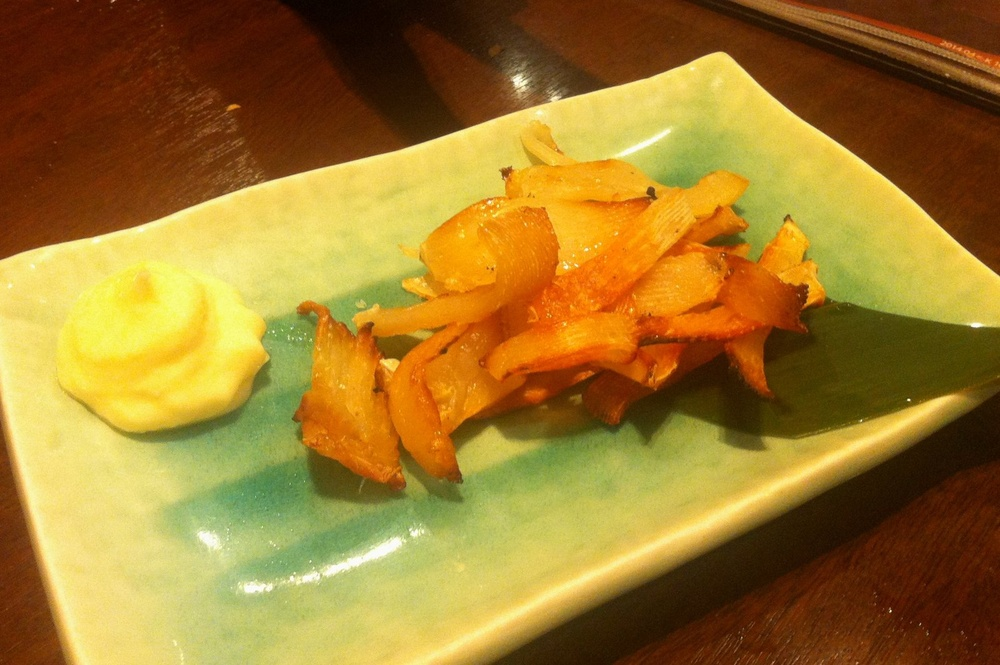
#> input picture data/eval_photos/venue_likert/photo_01.jpg, 1000 x 665 px, shrunk from 1600 x 1064 before the run
$ python -i attributes.py   (imports and definitions only)   (older library calls are emulated)
#> lines starting #> are read from the running program, lines starting #| are printed output that depends on the picture
#> further down, picture is the input picture: PIL image 1000x665 RGB; mean R, G, B 158.3, 122.2, 45.9
"""Measure brightness, contrast, saturation, and sharpness with OpenCV."""
from __future__ import annotations

import cv2
import numpy as np
from PIL import Image


def extract(image: Image.Image) -> dict[str, float]:
    """Return brightness/contrast/saturation/sharpness, each in [0, 1]."""
    rgb = np.array(image.convert("RGB"))
    bgr = cv2.cvtColor(rgb, cv2.COLOR_RGB2BGR)
    gray = cv2.cvtColor(bgr, cv2.COLOR_BGR2GRAY)
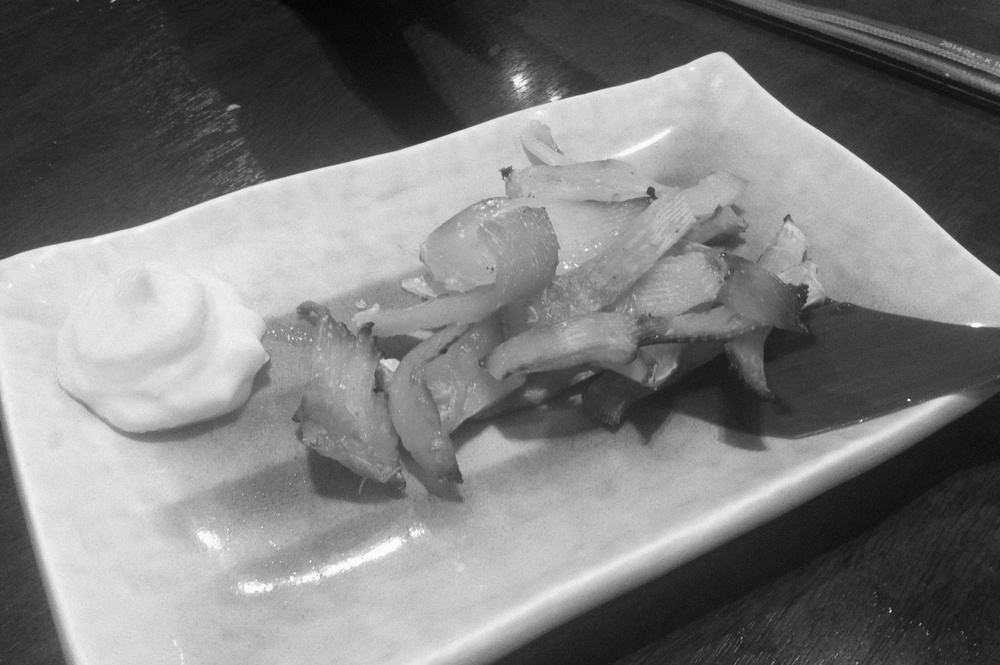
#> gray: shape (665, 1000); min 3, max 255, mean 124.3
    hsv = cv2.cvtColor(bgr, cv2.COLOR_BGR2HSV)
#> hsv: shape (665, 1000, 3); mean H, S, V 20.4, 196.2, 160.2

    brightness = float(np.mean(hsv[:, :, 2])) / 255.0
#> brightness = 0.628
    contrast = float(np.std(gray)) / 255.0
#> contrast = 0.279
    saturation = float(np.mean(hsv[:, :, 1])) / 255.0
#> saturation = 0.769
    # Laplacian variance is a standard blur-detection heuristic (higher =
    # sharper). Divide by a fixed constant to squash typical sharp-photo
    # values toward [0, 1]; extreme outliers are clipped, not left unbounded.
    laplacian_var = cv2.Laplacian(gray, cv2.CV_64F).var()
#> laplacian_var = 182
    sharpness = min(1.0, laplacian_var / 1000.0)
#> sharpness = 0.182

    return {
        "brightness": round(brightness, 4),
        "contrast": round(contrast, 4),
        "saturation": round(saturation, 4),
        "sharpness": round(sharpness, 4),
    }

>>> from PIL import Image
>>> picture = Image.open('../../../data/eval_photos/venue_likert/photo_01.jpg')
>>> result = extract(picture)
#> result = {'brightness': 0.628, 'contrast': 0.279, 'saturation': 0.769, 'sharpness': 0.182}

$ run again, on data/eval_photos/venue_likert/photo_02.jpg
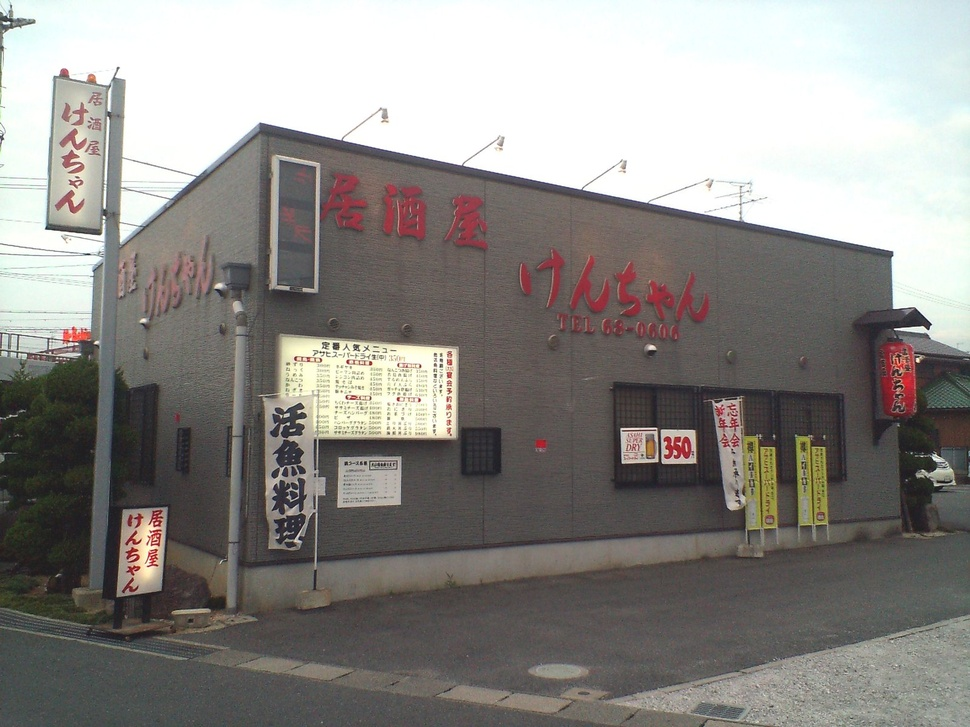
#> input picture data/eval_photos/venue_likert/photo_02.jpg, 970 x 727 px, shrunk from 1600 x 1200 before the run
#> picture is the input picture: PIL image 970x727 RGB; mean R, G, B 141.1, 138.2, 134.6
#> in extract, `gray = cv2.cvtColor(bgr, cv2.COLOR_BGR2GRAY)`:
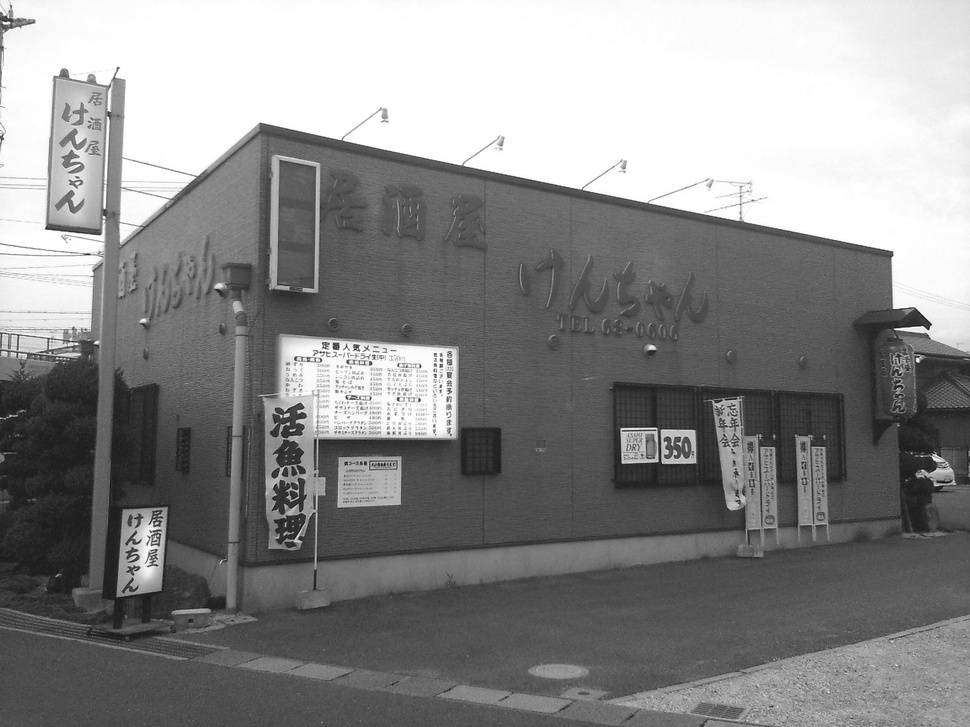
#> gray: shape (727, 970); min 15, max 255, mean 138.7
#> hsv: shape (727, 970, 3); mean H, S, V 47.2, 23.8, 143.4
#> brightness = 0.562
#> contrast = 0.304
#> saturation = 0.0934
#> laplacian_var = 727.4
#> sharpness = 0.727
#> result = {'brightness': 0.562, 'contrast': 0.304, 'saturation': 0.0934, 'sharpness': 0.727}

$ run again, on data/eval_photos/venue_likert/photo_03.jpg
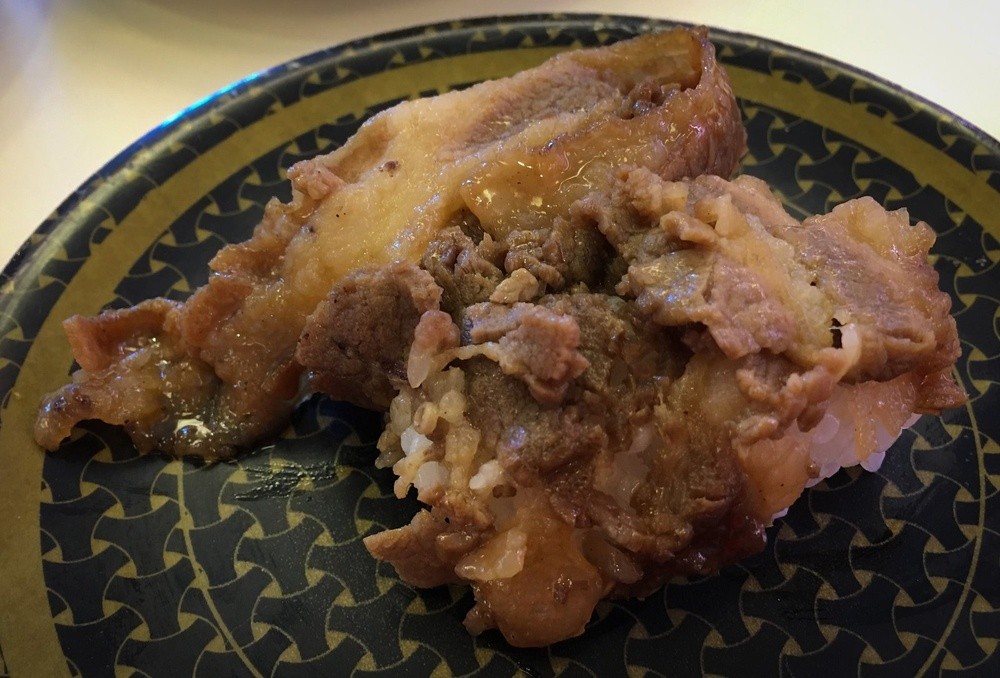
#> input picture data/eval_photos/venue_likert/photo_03.jpg, 1000 x 678 px, shrunk from 1600 x 1085 before the run
#> picture is the input picture: PIL image 1000x678 RGB; mean R, G, B 97, 77.6, 57
#> in extract, `gray = cv2.cvtColor(bgr, cv2.COLOR_BGR2GRAY)`:
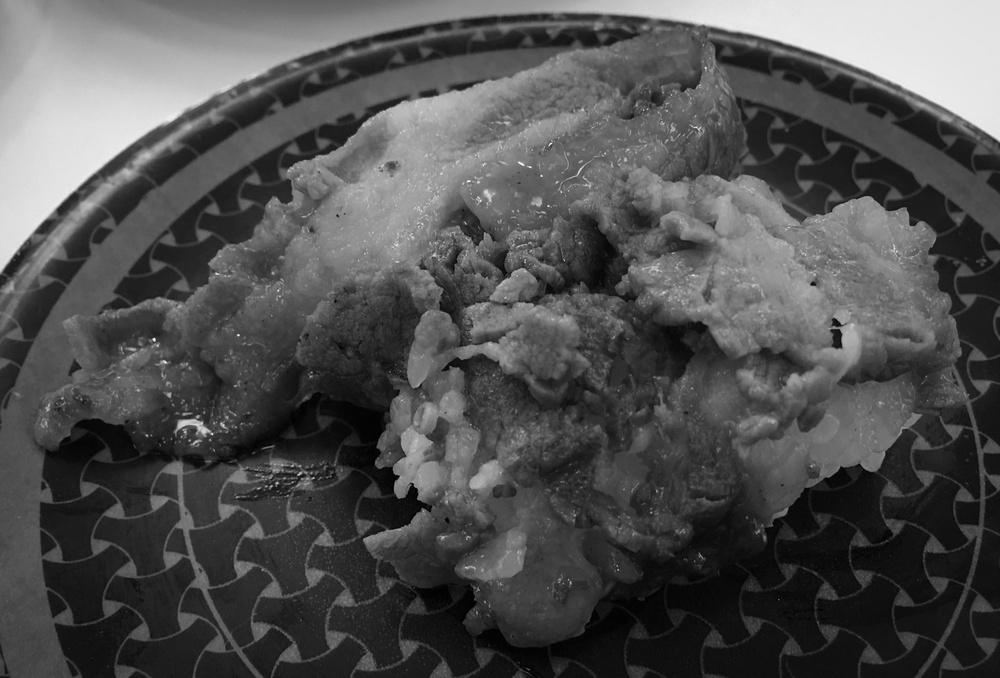
#> gray: shape (678, 1000); min 0, max 252, mean 81.1
#> hsv: shape (678, 1000, 3); mean H, S, V 30.5, 104.9, 97.8
#> brightness = 0.383
#> contrast = 0.218
#> saturation = 0.411
#> laplacian_var = 241.7
#> sharpness = 0.242
#> result = {'brightness': 0.383, 'contrast': 0.218, 'saturation': 0.411, 'sharpness': 0.242}

$ run again, on data/eval_photos/venue_likert/photo_04.jpg
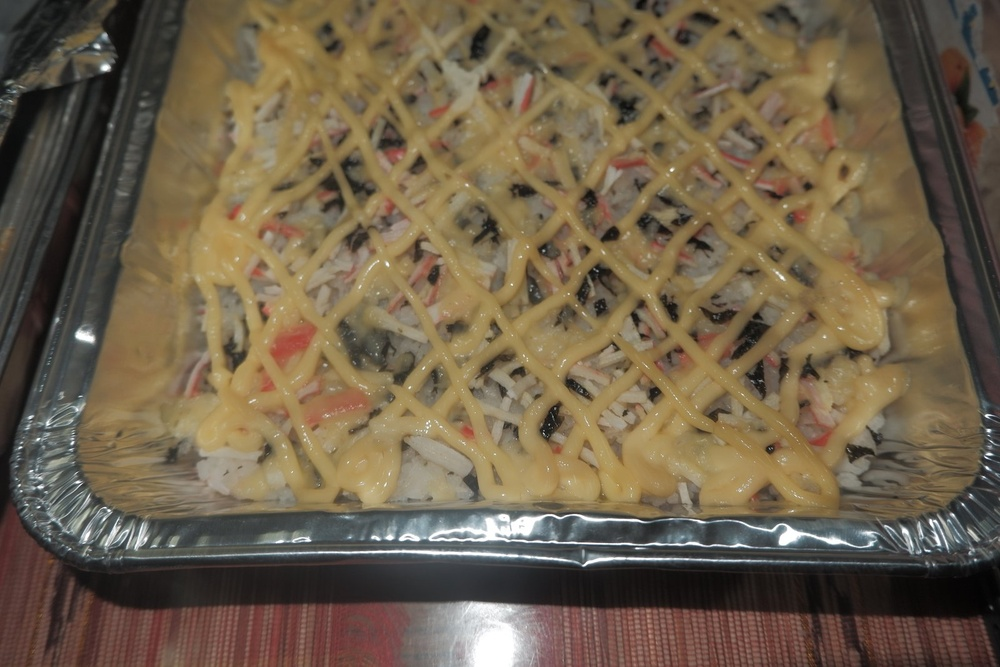
#> input picture data/eval_photos/venue_likert/photo_04.jpg, 1000 x 667 px, shrunk from 1600 x 1067 before the run
#> picture is the input picture: PIL image 1000x667 RGB; mean R, G, B 111.4, 96.6, 74.3
#> in extract, `gray = cv2.cvtColor(bgr, cv2.COLOR_BGR2GRAY)`:
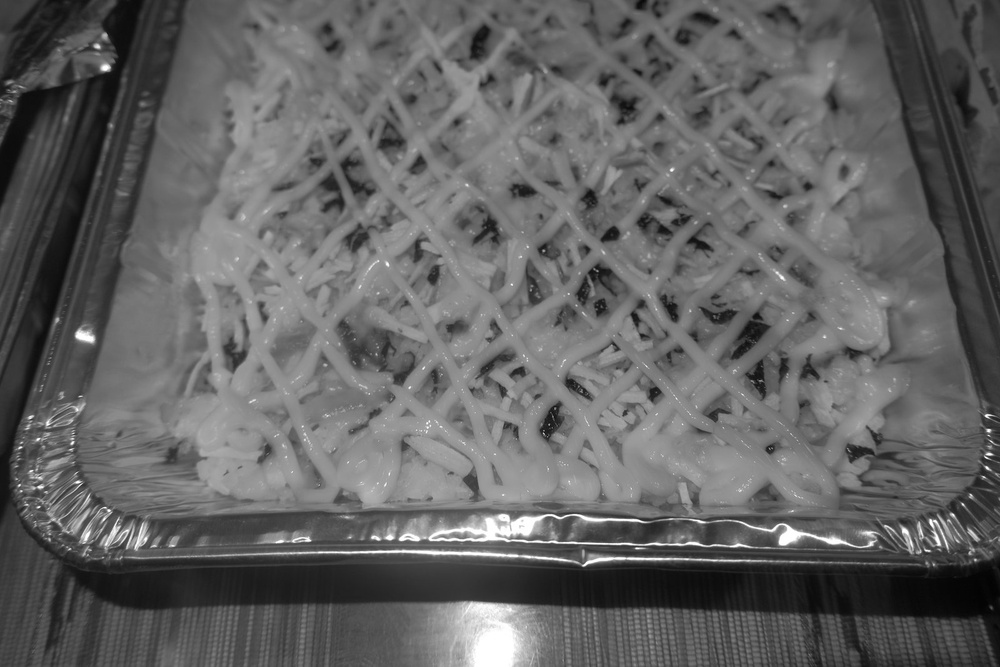
#> gray: shape (667, 1000); min 2, max 255, mean 98.5
#> hsv: shape (667, 1000, 3); mean H, S, V 28.9, 81.3, 112.4
#> brightness = 0.441
#> contrast = 0.157
#> saturation = 0.319
#> laplacian_var = 278.4
#> sharpness = 0.278
#> result = {'brightness': 0.441, 'contrast': 0.157, 'saturation': 0.319, 'sharpness': 0.278}
